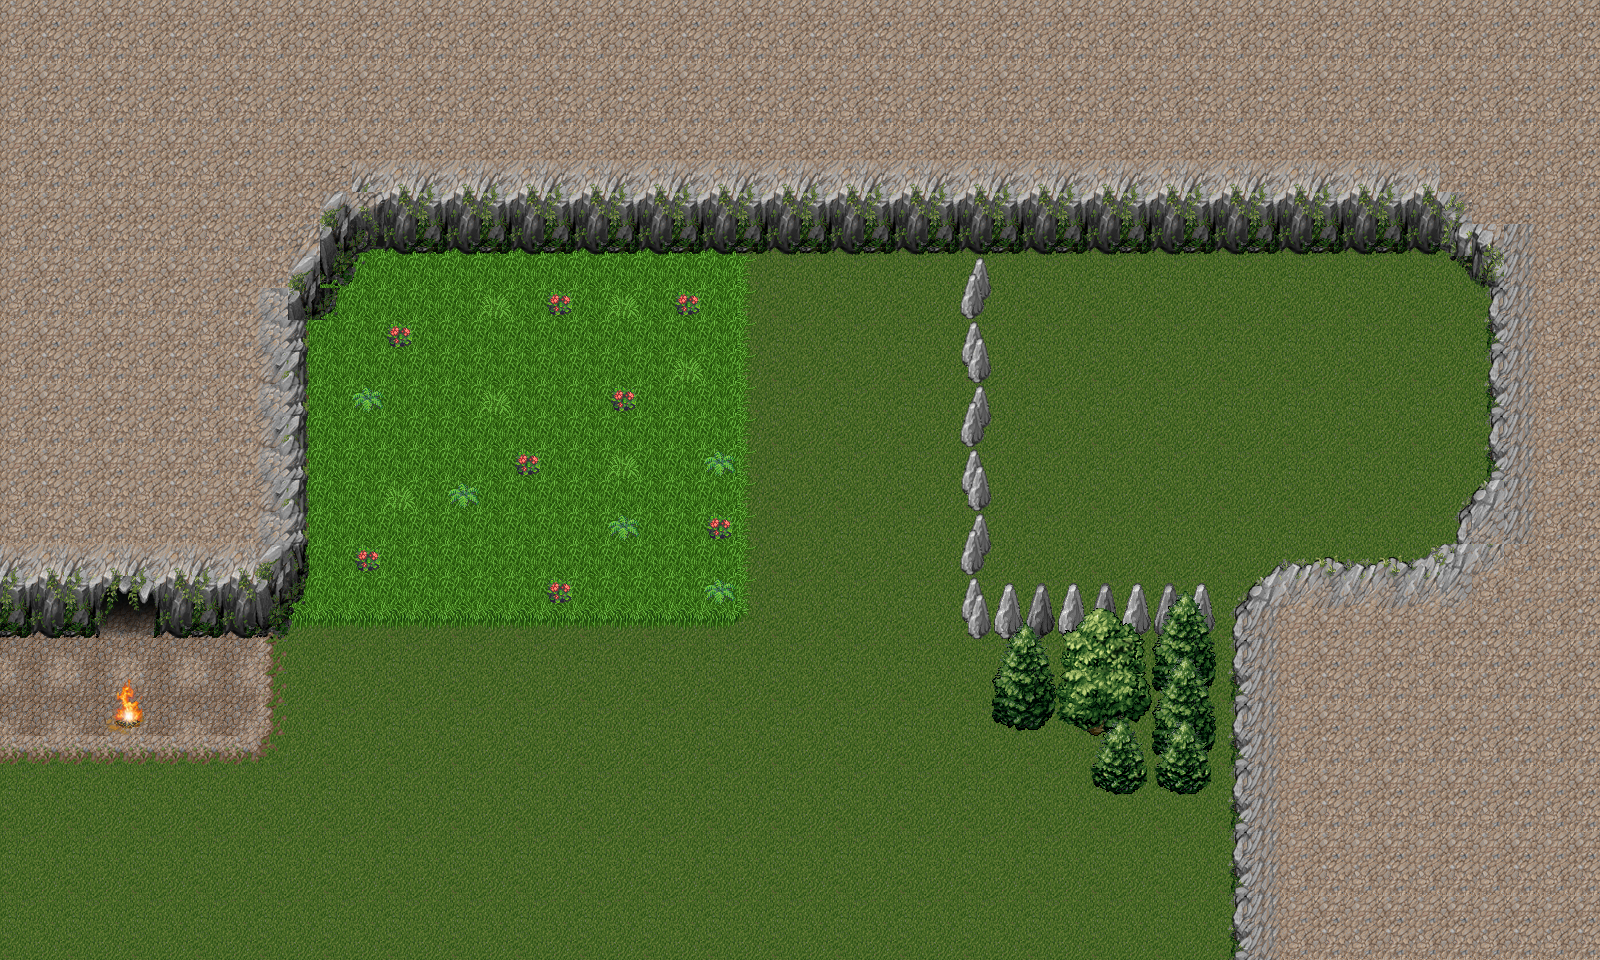

This is a level from a 2D game, rendered from its Tiled map with the project's own tilesets. A one-line summary and the map file follow, with tile-layer data summarised:
An orthogonal 50x30 tile map with 32x32 px tiles, 8 tile layers (Suelo, Hierbas, Hierba 2, Piedras, ...).

<map version="1.9" tiledversion="1.9.2" orientation="orthogonal" renderorder="right-down" width="50" height="30" tilewidth="32" tileheight="32" infinite="0" nextlayerid="12" nextobjectid="1">
 <editorsettings>
  <export target="hometable.lua" format="luatable" />
 </editorsettings>
 <tileset firstgid="1" source="../tilesets/terrain.tsx" />
 <layer id="1" name="Suelo" width="50" height="30">
  <data>[1500 cells, 1500 non-empty, 11 distinct tile ids]</data>
 </layer>
 <layer id="7" name="Hierbas" width="50" height="30">
  <data>[1500 cells, 206 non-empty, 4 distinct tile ids]</data>
 </layer>
 <layer id="11" name="Hierba 2" width="50" height="30">
  <data>[1500 cells, 23 non-empty, 7 distinct tile ids]</data>
 </layer>
 <layer id="8" name="Piedras" width="50" height="30">
  <data>[1500 cells, 26 non-empty, 8 distinct tile ids]</data>
 </layer>
 <layer id="2" name="Arboles" width="50" height="30">
  <data>[1500 cells, 20 non-empty, 20 distinct tile ids]</data>
 </layer>
 <layer id="9" name="Arboles 2" width="50" height="30">
  <data>[1500 cells, 14 non-empty, 14 distinct tile ids]</data>
 </layer>
 <layer id="10" name="Arboles 3" width="50" height="30">
  <data>[1500 cells, 14 non-empty, 14 distinct tile ids]</data>
 </layer>
 <layer id="4" name="Montañas" width="50" height="30">
  <data>[1500 cells, 720 non-empty, 57 distinct tile ids]</data>
 </layer>
</map>
